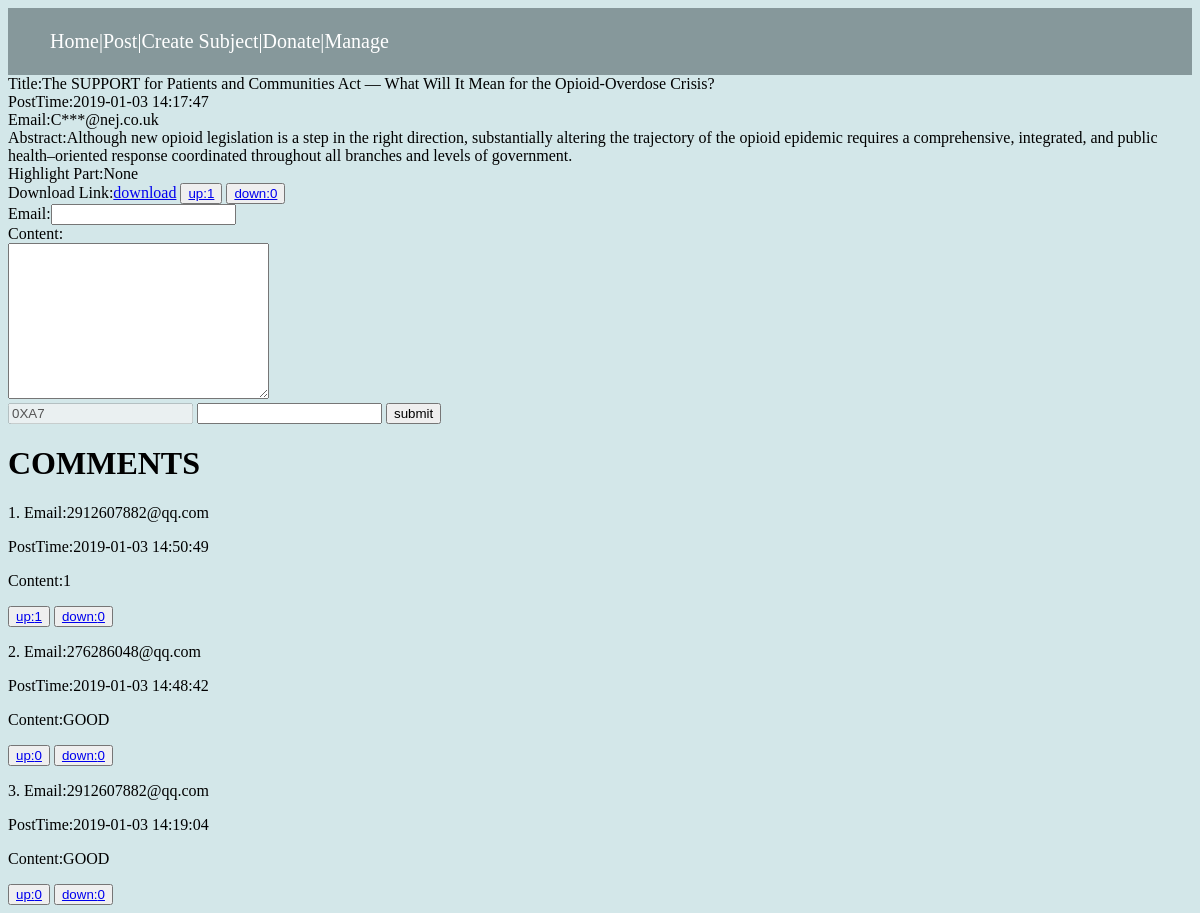
Screenshot of /article/4 with the database file from the repository.
### model.py (models this page shows, shortened)
class Article(db.Model):
    __tablename__ = 'article'
    id = db.Column(db.Integer,primary_key=True)
    title = db.Column(db.Text)
    user_id = db.Column(db.Text,db.ForeignKey('user.id'))
    subject_id = db.Column(db.Integer,db.ForeignKey('subject.id'))
    abstract = db.Column(db.Text)
    highlight_part = db.Column(db.Text)
    postTime = db.Column(db.Text)
    accessNum = db.Column(db.Integer,default=0)
    commentNum = db.Column(db.Integer,default=0)
    upvoteNum = db.Column(db.Integer,default=0)
    downvoteNum = db.Column(db.Integer,default=0)
    hided = db.Column(db.Integer,default=0)
    dl_link = db.Column(db.Text)
    comments = db.relationship('Comment')
    user = db.relationship('User', lazy='subquery')

class User(db.Model):
    __tablename__ = 'user'
    id = db.Column(db.Integer, primary_key=True)
    email = db.Column(db.Text)
    articles = db.relationship('Article')
    comments = db.relationship('Comment')

class Comment(db.Model):
    __tablename__ = 'comment'
    id = db.Column(db.Integer,primary_key=True)
    user_id = db.Column(db.Text, db.ForeignKey('user.id'))
    email = db.Column(db.Text)
    article_id = db.Column(db.Integer,db.ForeignKey('article.id'))
    content = db.Column(db.Text)
    score = 0
    postTime = db.Column(db.Text)
    accessNum = db.Column(db.Integer,default=0)
    commentNum = db.Column(db.Integer,default=0)
    upvoteNum = db.Column(db.Integer,default=0)
    downvoteNum = db.Column(db.Integer,default=0)

### app.py (the view)
@app.route('/article/<article_id>')
def article(article_id):
    article = articleService.find_by_id(article_id)
    user = userService.find_by_id(article.user_id)
    ip = ipService.find_ip_by_ip(request.remote_addr)
    aip = ipService.find_aip_both(article_id,ip.id)
    comments = commentService.find_by_articleid(article_id)
    comments.reverse()
    if aip is None:#第一次访问
        aip = ArticleIp(ip_id=ip.id,article_id=article_id,vote_state=0)
        ipService.insert(aip)
        articleService.addAccess(article)
    return render_template('article.html',article = article,user=user,comments=comments,flag=0)

### app.py (called while the page is built)
@app.before_request
def before_request():
    addr = request.remote_addr
    ip = ipService.find_ip_by_ip(addr)
    if ip is None:
        ip = IP(addr=addr, is_blocked=0)
        ipService.insert(ip)
    elif ip.is_blocked == 1:
        os.abort(403)

### services.py (called while the page is built)
    def find_by_id(self,id):
        article = Article.query.filter_by(id=id).first()
        return article

    def find_by_id(self,user_id):
        user = User.query.filter_by(id=user_id).first()
        return user

    def find_ip_by_ip(self,addr):
        ip = IP.query.filter_by(addr=addr).first()
        return ip

    def find_aip_both(self,article_id,ip_id):
        aip = ArticleIp.query.filter_by(article_id=article_id, ip_id=ip_id).first()
        return aip

    def find_by_articleid(self,article_id):
        return Comment.query.filter_by(article_id=article_id).all()

### templates/article.html (shortened to what this page needs)
{% extends "base.html" %}
{% block content %}
<div class="articlePage">
        Title:{{ article.title }}<br/>
        PostTime:{{ article.postTime }}<br/>
        Email:{{ user.email[0]+"***"+user.email[user.email.index('@'):] }}<br/>
        Abstract:{{ article.abstract }}<br/>
        Highlight Part:{{ article.highlight_part }}<br/>
        Download Link:<a href="../{{ article.dl_link }}">download</a>
        <button><a href="../upvote/{{ article.id }}">up:{{ article.upvoteNum }}</a></button>
        <button><a href="../downvote/{{ article.id }}">down:{{ article.downvoteNum }}</a></button>
 </div>
<div class="post comment" >
    <form action="/{{ article.id }}/comment" method="post"  id="form">
         Email:<input type="email" name="email" required><br/>
         Content:<br/> <textarea name="content" id="" cols="30" rows="10"></textarea><br/>
    </form>
    <input type="text" id="code" disabled>
    <input type="text" id="input">
    <button onclick="validate()">submit</button>
</div>
 <div class="comment" >
 <h1>COMMENTS</h1>
    {% for comment in comments %}
        <p>{{ loop.index }}. Email:{{ comment.email }}</p>
        <p>PostTime:{{ comment.postTime }}</p>
        <p> Content:{{ comment.content }}</p>
        <button><a href="../cupvote/{{ comment.id }}">up:{{ comment.upvoteNum }}</a></button>
        <button><a href="../cdownvote/{{ comment.id }}">down:{{ comment.downvoteNum }}</a></button>
    {% endfor %}
 </div>
{% endblock %}

### rows the page displays
Article: title "The SUPPORT for Patients and Communities Act — What Will It Mean for the Opioid-Overdose Crisis?", postTime "2019-01-03 14:17:47", abstract "Although new opioid legislation is a step in the right direction, substantially altering the trajectory of the opioid epidemic requires a comprehensive, integrated, and public health–oriented response coordinated throughout all branches and levels of government.", highlight_part "None", upvoteNum "1", downvoteNum "0"
User: email "C***@nej.co.uk"
Comment: email "2912607882@qq.com", postTime "2019-01-03 14:50:49", content "1", upvoteNum "1", downvoteNum "0"
Comment: email "276286048@qq.com", postTime "2019-01-03 14:48:42", content "GOOD", upvoteNum "0", downvoteNum "0"
Comment: email "2912607882@qq.com", postTime "2019-01-03 14:19:04", content "GOOD", upvoteNum "0", downvoteNum "0"
